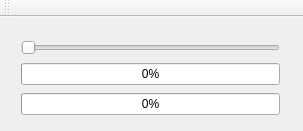
<?xml version="1.0" encoding="UTF-8"?>
<ui version="4.0">
 <class>MainWindow</class>
 <widget class="QMainWindow" name="MainWindow">
  <property name="geometry">
   <rect>
    <x>0</x>
    <y>0</y>
    <width>303</width>
    <height>131</height>
   </rect>
  </property>
  <property name="windowTitle">
   <string>MainWindow</string>
  </property>
  <widget class="QWidget" name="centralWidget">
   <widget class="QWidget" name="">
    <property name="geometry">
     <rect>
      <x>10</x>
      <y>10</y>
      <width>281</width>
      <height>101</height>
     </rect>
    </property>
    <layout class="QVBoxLayout" name="verticalLayout">
     <item>
      <widget class="QSlider" name="horizontalSlider">
       <property name="orientation">
        <enum>Qt::Horizontal</enum>
       </property>
      </widget>
     </item>
     <item>
      <widget class="QProgressBar" name="progressBar">
       <property name="value">
        <number>0</number>
       </property>
      </widget>
     </item>
     <item>
      <widget class="QProgressBar" name="progressBar_2">
       <property name="value">
        <number>0</number>
       </property>
      </widget>
     </item>
    </layout>
   </widget>
  </widget>
  <widget class="QToolBar" name="mainToolBar">
   <attribute name="toolBarArea">
    <enum>TopToolBarArea</enum>
   </attribute>
   <attribute name="toolBarBreak">
    <bool>false</bool>
   </attribute>
  </widget>
 </widget>
 <layoutdefault spacing="6" margin="11"/>
 <resources/>
 <connections/>
</ui>
